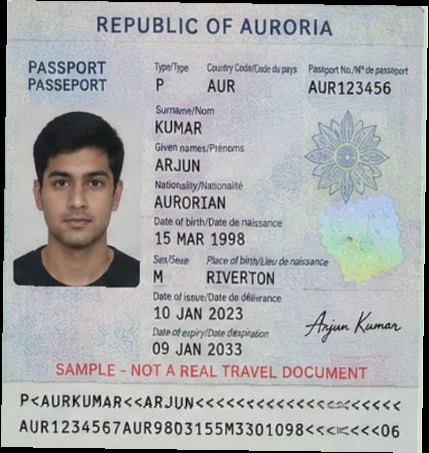
#> input picture backend/ocr/test_images/passport.jpg, 429 x 453 px
$ python -i live_camera.py   (imports and definitions only)   (older library calls are emulated)
#> lines starting #> are read from the running program, lines starting #| are printed output that depends on the picture
#> further down, picture is the input picture: shape (453, 429, 3); mean B, G, R 173, 172, 170.1
"""Live webcam capture and pre-verification quality gate for UnveilX Forge."""
from dataclasses import dataclass
from threading import Lock
from typing import Optional

import cv2
import numpy as np
from streamlit_webrtc import VideoProcessorBase


@dataclass
class FrameQuality:
    ok: bool
    reason: str
    blur_score: float
    brightness: float
    face_count: int
    screen_score: float


def _screen_replay_score(gray: np.ndarray) -> float:
    """Heuristic for display/photo replay. This is not a certified liveness test."""
    # Periodic vertical/horizontal line energy can increase when a camera points at a display.
    resized = cv2.resize(gray, (256, 256))
    gx = cv2.Sobel(resized, cv2.CV_32F, 1, 0, ksize=3)
    gy = cv2.Sobel(resized, cv2.CV_32F, 0, 1, ksize=3)
    line_energy = float(np.mean(np.abs(gx)) + np.mean(np.abs(gy)))
    # Normalize into a small 0..1 heuristic range.
    return float(max(0.0, min(1.0, line_energy / 180.0)))


def assess_frame(frame_bgr: np.ndarray) -> FrameQuality:
    if frame_bgr is None or frame_bgr.size == 0:
        return FrameQuality(False, "No camera frame received.", 0, 0, 0, 0)

    h, w = frame_bgr.shape[:2]
#> h = 453; w = 429
    if w < 320 or h < 240:
        return FrameQuality(False, "Camera resolution is too low. Move closer or use a higher-resolution camera.", 0, 0, 0, 0)

    gray = cv2.cvtColor(frame_bgr, cv2.COLOR_BGR2GRAY)
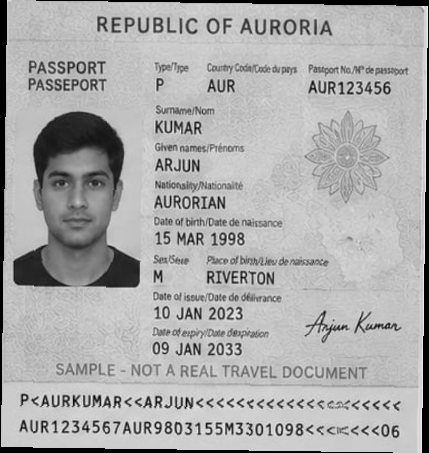
#> gray: shape (453, 429); min 0, max 250, mean 171.6
    blur = float(cv2.Laplacian(gray, cv2.CV_64F).var())
#> blur = 2146.8
    brightness = float(np.mean(gray))
#> brightness = 171.6

    if blur < 70:
        return FrameQuality(False, f"Image is too blurry (focus score {blur:.0f}). Hold still and refocus.", blur, brightness, 0, 0)
    if brightness < 35:
        return FrameQuality(False, "Image is too dark. Improve lighting.", blur, brightness, 0, 0)
    if brightness > 225:
        return FrameQuality(False, "Image is overexposed. Reduce glare or move away from direct light.", blur, brightness, 0, 0)

    cascade = cv2.data.haarcascades + "haarcascade_frontalface_default.xml"
    detector = cv2.CascadeClassifier(cascade)
    faces = detector.detectMultiScale(gray, scaleFactor=1.1, minNeighbors=5, minSize=(70, 70))
#> faces = [[27, 143, 102, 102]]
    face_count = len(faces)
#> face_count = 1
    if face_count != 1:
        return FrameQuality(False, f"Exactly one face is required. Detected {face_count}.", blur, brightness, face_count, 0)

    screen_score = _screen_replay_score(gray)
#> in _screen_replay_score, `resized = cv2.resize(gray, (256, 256))`:
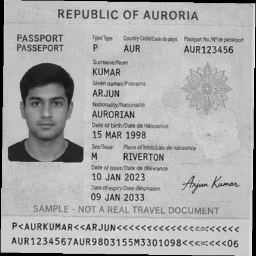
#> resized: shape (256, 256); min 0, max 243, mean 171.5
#> in _screen_replay_score, `gx = cv2.Sobel(resized, cv2.CV_32F, 1, 0, ksize=3)`:
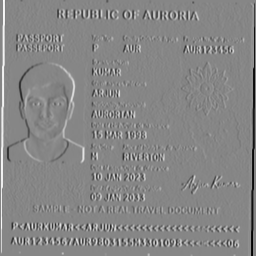
#> gx: shape (256, 256) float32; min -948, max 852, mean 0.1; drawn with min black and max white
#> in _screen_replay_score, `gy = cv2.Sobel(resized, cv2.CV_32F, 0, 1, ksize=3)`:
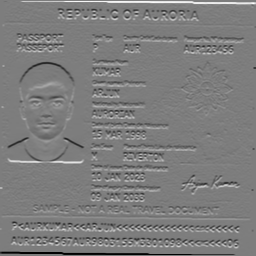
#> gy: shape (256, 256) float32; min -831, max 858, mean 0.1; drawn with min black and max white
#> in _screen_replay_score, `line_energy = float(np.mean(np.abs(gx)) + np.mean(np.abs(gy)))`: line_energy = 121
#> screen_score = 0.672
    # This threshold is intentionally conservative only as a UI warning; the final
    # decision is DeepFace anti-spoofing in the backend.
    if screen_score > 0.88:
        return FrameQuality(False, "Possible display/photo replay pattern detected. Verification paused.", blur, brightness, face_count, screen_score)

    return FrameQuality(True, "Frame passed the pre-verification quality gate.", blur, brightness, face_count, screen_score)


class LiveFaceProcessor(VideoProcessorBase):
    """Stores the latest webcam frame for a user-triggered capture."""
    def __init__(self):
        self._lock = Lock()
        self.latest_frame: Optional[np.ndarray] = None
        self.quality: Optional[FrameQuality] = None

    def recv(self, frame):
        image = frame.to_ndarray(format="bgr24")
        with self._lock:
            self.latest_frame = image.copy()
            self.quality = assess_frame(image)
        return frame

    def snapshot(self):
        with self._lock:
            if self.latest_frame is None:
                return None, None
            return self.latest_frame.copy(), self.quality

>>> import cv2
>>> picture = cv2.imread('../backend/ocr/test_images/passport.jpg')
>>> result = assess_frame(picture)
